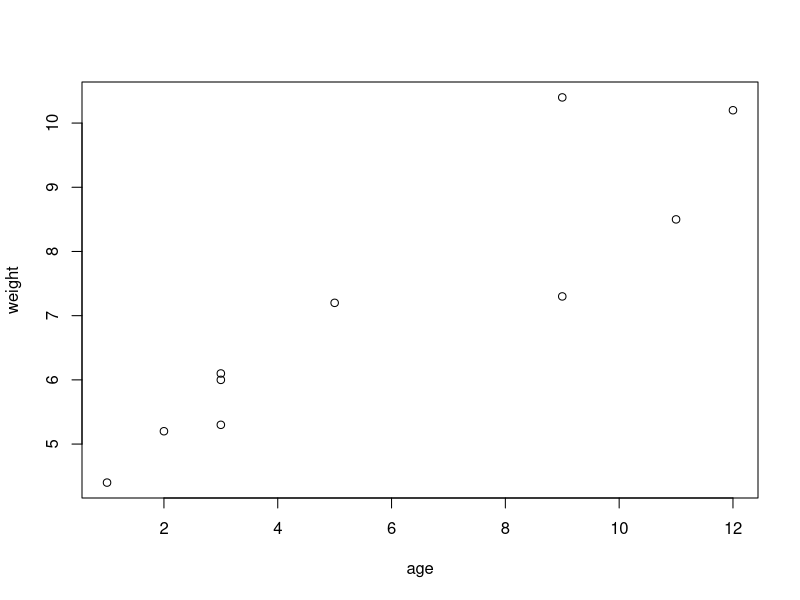
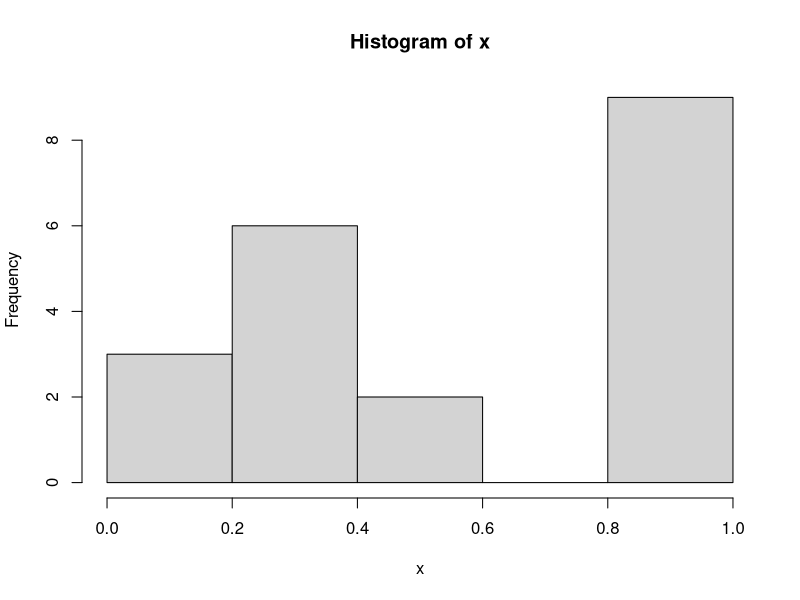

The R script that drew these images, in order:
# lect001
# 陆震
# 日期：2019/05/30

# R是面向对象的，区分大小写的解释型编程语言
# R中多数功能是由程序内置函数、用户自编函数和对对象的创建和操作所实现的
# 对象可以是任何能被赋值给变量的东西，包括常量、数据结构、函数甚至图形
# 每一个对象都有某种模式，描述其是如何存储的，以及某个类属性，R根据其类属性进行相应的操作处理

# 一次交互式会话期间的所有数据对象都被R保存在内存中，所以R往往受限于可用的内存量
# 在处理大数据集的时候，需要考虑数据集的大小和要应用的统计方法

# R函数由函数和赋值构成，R使用 -> 而非 = 作为赋值符号
rnorm(5) -> x # 创建向量对象x，其包含5个来自标准正态分布的随机偏差
x # 直接输入对象的名称将列出它的内容
print(x)
# 函数c()将其参数组合成一个向量或列表，以这样的形式输入数据
c(1, 3, 5, 2, 11, 9, 3, 9, 12, 3) -> age
c(4.4, 5.3, 7.2, 5.2, 8.5, 7.3, 6.0, 10.4, 10.2, 6.1) -> weight
mean(weight) # 求均值
sd(weight) # 求标准差
cor(age, weight) # 求相关系数
plot(age, weight) # 可视化检查两者趋势关系

# 不加参数运行demo()，查看R中图形的完整演示列表
# demo(image)

# help.start() 打开帮助文档首页
# help(foo) 或 ?foo 查看函数foo的描述(如返回值)
# example(foo) 查看函数foo的使用范例
# apropos('foo', mode='function') 列出名称中含有foo的所有可用函数
# data() 列出当前已加载包中所含的所有可用示例数据集

# 工作空间workspace是当前R的工作环境，存储着所有你定义的对象
# 在当前会话结束时，你可以将当前工作空间保存到一个镜像中，以便在下次启动R时自动载入它
# 使用上下方向键查看命令的历史记录

#当前的工作目录working directory是R读取文件和保存结果的默认目录
# getwd() 查看当前工作目录
# setwd() 设定当前工作目录
# 若需要读入一个不再当前工作目录下的文件，需要在调用语句中写明文件的完整路径
# setwd('C:/myprojects/project1') 路径需要使用正斜杠，R将反斜杠 \ 作为一个转义符
# 注意：setwd()不会创建一个新的、不存在的目录
# 可以使用dir.create()创建新目录，然后用setwd()将当前工作目录指向该新目录
runif(20) -> x # 创建一个包含20个均匀分布随机变量的向量
summary(x) # 生成x的摘要统计量
hist(x) # 生成直方图
# 函数q()结束对话，并询问是否保存工作空间
# 若保存工作空间，命令的历史记录保存到文件.Rhistory中，工作空间(包含所有对象)保存到文件.RData中
ls() # 列出当前工作空间中的对象
# rm(objectlist) 删除对象
# history(#) 显示最近使用的#个命令(默认值为25)
# savehistory('myfile') 保存命令历史到文件myfile.Rhistory中
# save.image('myfile') 保存工作空间到文件myfile.RData中
# save(objectlist, file='myfile') 保存指定对象到一个文件中
# loadhistory('myfile') 载入命令历史文件myfile.Rhistory
# load('myfile') 读取工作空间myfile.RData到当前会话中
# 推荐：在独立的目录中保存项目，即跳转到项目所在目录并双击之前保存的镜像文件即可
# 这样可以启动R，载入保存的工作空间，并设置当前工作目录到这个文件夹中

# 输入和输出：
# 函数source('filename')执行脚本文件命令集
# 若文件中不包含路径，R默认该脚本在当前工作目录中
# 惯例，脚本以.R为扩展名，如 source('myscript.R')
# 函数sink('filename')将输出重定向到文件filename中，默认覆盖已有该文件
# 可使用参数append=TRUE将文本追加到该文件后，而不是覆盖它
# 可使用参数split=TRUE将输出同时发送到屏幕和输出文件中
# 不加参数调用sink()，仅向屏幕返回结果
# 注意：sink()只能重定向文本输出，要重定向图形输出，使用以下函数，最后使用dev.off()将输出返回到终端
# bmp('filename.bmp') BMP文件
# jpeg('filename.jpeg') JPEG文件
# pdf('filename.pdf') PDF文件
# png('filename.png') PNG文件
# svg('filename.svg') SVG文件
# 整个输入输出流程如下：
# sink('myoutput', append=TRUE, split=TRUE)
# pdf('mygraphs.pdf')
# source('myscript.R')
# 执行脚本mysript.R，结果显示在屏幕上，此外，文本输出追加到myoutput中，图形输出保存在mygraphs.pdf中

# 包是R函数、数据、预编译代码以一种定义完善的格式组成的集合
# 计算机上存储包的目录称为库library
# 函数.libPaths()显示库所在位置，函数library()显示库中包
# search()显示已加载并可使用的包
# update.packages() 更新已安装的包
# installed.packages() 列出已安装的包的相关信息(如版本号)
# 包的安装是指从某个CRAN镜像站点下载它并将其放入库中的过程
# 安装好以后，必须载入到会话中才能使用包
# help(package='package_name') 输出某个包的简短描述以及包中可用的函数名称和数据集名称的列表
# help() 查看包中任意函数或数据集的描述

# 注意：在调用函数时，即使函数无参数，仍需加上括号()

# 要了解某个函数的返回值，查阅该函数在线帮助文档中的Value部分即可
# 这样可以知道将某个函数的结果赋值到一个对象时，保存的具体内容

# 按照要求的格式创建含有研究信息的数据集，是数据分析的第一步
# 数据集：由数据构成的矩形数组，行为观测(示例)，列为变量(属性)
# 数据集有其数据结构和数据类型(数值型、字符型、逻辑型、复数型和原生型)
# 数据结构：用于存储数据的对象类型，包括标量、向量、矩阵、数组、数据框和列表

# 标量：只含一个元素的向量，用于保存常量
3 -> f
'US' -> g
TRUE -> h

# 向量：用于存储数值型、字符型或逻辑型数据的一维数组
# 执行组合功能的函数c()可用于创建向量
c(1, 2, 3, 4, -5) -> a # 数值型向量
c('one', 'two') -> b # 字符型向量
c(TRUE, FALSE) -> c # 逻辑型向量
# 注意：单个向量中的数据必须是相同的类型(数值型、字符型或逻辑型)，不可混杂不同类型数据
# 索引：访问向量中的元素
a[3]
a[c(2, 4)] # 向量a中第2个和第4个元素
a[2:4] # 向量a中第2到第4个元素

# 矩阵：二维数组，和向量蕾丝，其中元素必须类型相同，即一个矩阵中只能包含一种数据类型
# 可通过函数matrix()创建矩阵
matrix(1:20, nrow = 5, ncol = 4) # 默认按列填充
matrix(1:20, nrow = 5, ncol = 4, byrow=TRUE, dimnames=list(c('r1', 'r2', 'r3', 'r4', 'r5'), 
                                                           c('c1', 'c2', 'c3', 'c4'))) # 按行填充
# 注意：dimnames包含以字符型向量表示的行列名
c('r1', 'r2', 'r3', 'r4', 'r5') -> row_name
c('c1', 'c2', 'c3', 'c4') -> col_name
matrix(1:20, nrow = 5, ncol = 4, byrow=TRUE, dimnames=list(row_name, col_name)) -> X
# 索引：X[i,]表示矩阵X中的第i行，X[,j]表示第j列，X[i, j]表示第i行第j个元素，其中i和j可为数值型向量
X[3,]
X[c(1:3), c(2:3)] # 多行多列
X[c(1:3), c(2:3)] -> Y

# 数组：与矩阵类似，是矩阵的自然推广，不可混杂不同类型数据，维度可以大于2
# 可通过函数array()创建
c('A1', 'A2') -> dim1
c('B1', 'B2', 'B3') -> dim2
c('C1', 'C2', 'C3', 'C4') -> dim3
array(1:24, c(2, 3, 4), dimnames = list(dim1, dim2, dim3)) -> z
# 索引：与矩阵相同
z[1, 2, 3]
z[1, 2, 1:3]







